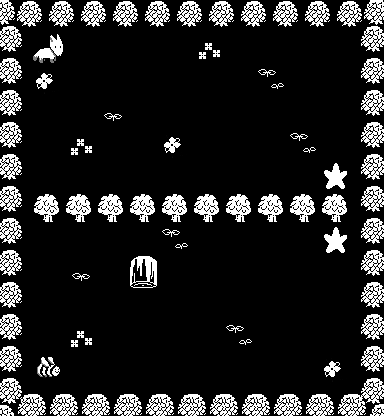

Tiled map render using the project's own tile images. Description and the whole map definition, tile-layer contents included, below:
An orthogonal 12x13 tile map with 32x32 px tiles, 7 tile layers (background, water, obstacles, movables, ...).

<map version="1.0" tiledversion="1.1.5" orientation="orthogonal" renderorder="right-down" width="12" height="13" tilewidth="32" tileheight="32" infinite="0" nextobjectid="1">
 <tileset firstgid="1" source="forest.tsx" />
 <layer name="background" width="12" height="13">
  <data encoding="csv">
18,18,18,18,18,18,18,18,18,18,18,18,
18,18,18,18,18,18,13,18,18,18,18,18,
18,9,18,18,18,18,18,18,10,18,18,18,
18,18,18,8,18,18,18,18,18,18,18,18,
18,18,13,18,18,9,18,18,18,10,18,18,
18,18,18,18,18,18,18,18,18,18,18,18,
18,18,18,18,18,18,18,18,18,18,18,18,
18,18,18,18,18,10,18,18,18,18,18,18,
18,18,8,18,18,18,18,18,18,18,18,18,
18,18,18,18,18,18,18,18,18,18,18,18,
18,18,13,18,18,18,18,10,18,18,18,18,
18,18,18,18,18,18,18,18,18,18,9,18,
18,18,18,18,18,18,18,18,18,18,18,18
</data>
 </layer>
 <layer name="water" width="12" height="13">
  <data encoding="csv">
0,0,0,0,0,0,0,0,0,0,0,0,
0,0,0,0,0,0,0,0,0,0,0,0,
0,0,0,0,0,0,0,0,0,0,0,0,
0,0,0,0,0,0,0,0,0,0,0,0,
0,0,0,0,0,0,0,0,0,0,0,0,
0,0,0,0,0,0,0,0,0,0,0,0,
0,0,0,0,0,0,0,0,0,0,0,0,
0,0,0,0,0,0,0,0,0,0,0,0,
0,0,0,0,0,0,0,0,0,0,0,0,
0,0,0,0,0,0,0,0,0,0,0,0,
0,0,0,0,0,0,0,0,0,0,0,0,
0,0,0,0,0,0,0,0,0,0,0,0,
0,0,0,0,0,0,0,0,0,0,0,0
</data>
 </layer>
 <layer name="obstacles" width="12" height="13">
  <data encoding="csv">
21,22,22,22,22,22,22,22,22,22,22,23,
20,0,0,0,0,0,0,0,0,0,0,24,
20,0,0,0,0,0,0,0,0,0,0,24,
20,0,0,0,0,0,0,0,0,0,0,24,
20,0,0,0,0,0,0,0,0,0,0,24,
20,0,0,0,0,0,0,0,0,0,0,24,
20,17,17,17,17,17,17,17,17,17,17,24,
20,0,0,0,0,0,0,0,0,0,0,24,
20,0,0,0,0,0,0,0,0,0,0,24,
20,0,0,0,0,0,0,0,0,0,0,24,
20,0,0,0,0,0,0,0,0,0,0,24,
20,0,0,0,0,0,0,0,0,0,0,24,
27,26,26,26,26,26,26,26,26,26,26,25
</data>
 </layer>
 <layer name="movables" width="12" height="13">
  <data encoding="csv">
0,0,0,0,0,0,0,0,0,0,0,0,
0,0,0,0,0,0,0,0,0,0,0,0,
0,0,0,0,0,0,0,0,0,0,0,0,
0,0,0,0,0,0,0,0,0,0,0,0,
0,0,0,0,0,0,0,0,0,0,0,0,
0,0,0,0,0,0,0,0,0,0,0,0,
0,0,0,0,0,0,0,0,0,0,0,0,
0,0,0,0,0,0,0,0,0,0,0,0,
0,0,0,0,49,0,0,0,0,0,0,0,
0,0,0,0,0,0,0,0,0,0,0,0,
0,0,0,0,0,0,0,0,0,0,0,0,
0,0,0,0,0,0,0,0,0,0,0,0,
0,0,0,0,0,0,0,0,0,0,0,0
</data>
 </layer>
 <layer name="holes" width="12" height="13">
  <data encoding="csv">
0,0,0,0,0,0,0,0,0,0,0,0,
0,0,0,0,0,0,0,0,0,0,0,0,
0,0,0,0,0,0,0,0,0,0,0,0,
0,0,0,0,0,0,0,0,0,0,0,0,
0,0,0,0,0,0,0,0,0,0,0,0,
0,0,0,0,0,0,0,0,0,0,0,0,
0,0,0,0,0,0,0,0,0,0,0,0,
0,0,0,0,0,0,0,0,0,0,0,0,
0,0,0,0,0,0,0,0,0,0,0,0,
0,0,0,0,0,0,0,0,0,0,0,0,
0,0,0,0,0,0,0,0,0,0,0,0,
0,0,0,0,0,0,0,0,0,0,0,0,
0,0,0,0,0,0,0,0,0,0,0,0
</data>
 </layer>
 <layer name="animals" width="12" height="13">
  <data encoding="csv">
0,0,0,0,0,0,0,0,0,0,0,0,
0,12,0,0,0,0,0,0,0,0,0,0,
0,0,0,0,0,0,0,0,0,0,0,0,
0,0,0,0,0,0,0,0,0,0,0,0,
0,0,0,0,0,0,0,0,0,0,0,0,
0,0,0,0,0,0,0,0,0,0,0,0,
0,0,0,0,0,0,0,0,0,0,0,0,
0,0,0,0,0,0,0,0,0,0,0,0,
0,0,0,0,0,0,0,0,0,0,0,0,
0,0,0,0,0,0,0,0,0,0,0,0,
0,0,0,0,0,0,0,0,0,0,0,0,
0,2,0,0,0,0,0,0,0,0,0,0,
0,0,0,0,0,0,0,0,0,0,0,0
</data>
 </layer>
 <layer name="win" width="12" height="13">
  <data encoding="csv">
0,0,0,0,0,0,0,0,0,0,0,0,
0,0,0,0,0,0,0,0,0,0,0,0,
0,0,0,0,0,0,0,0,0,0,0,0,
0,0,0,0,0,0,0,0,0,0,0,0,
0,0,0,0,0,0,0,0,0,0,0,0,
0,0,0,0,0,0,0,0,0,0,55,0,
0,0,0,0,0,0,0,0,0,0,0,0,
0,0,0,0,0,0,0,0,0,0,55,0,
0,0,0,0,0,0,0,0,0,0,0,0,
0,0,0,0,0,0,0,0,0,0,0,0,
0,0,0,0,0,0,0,0,0,0,0,0,
0,0,0,0,0,0,0,0,0,0,0,0,
0,0,0,0,0,0,0,0,0,0,0,0
</data>
 </layer>
</map>